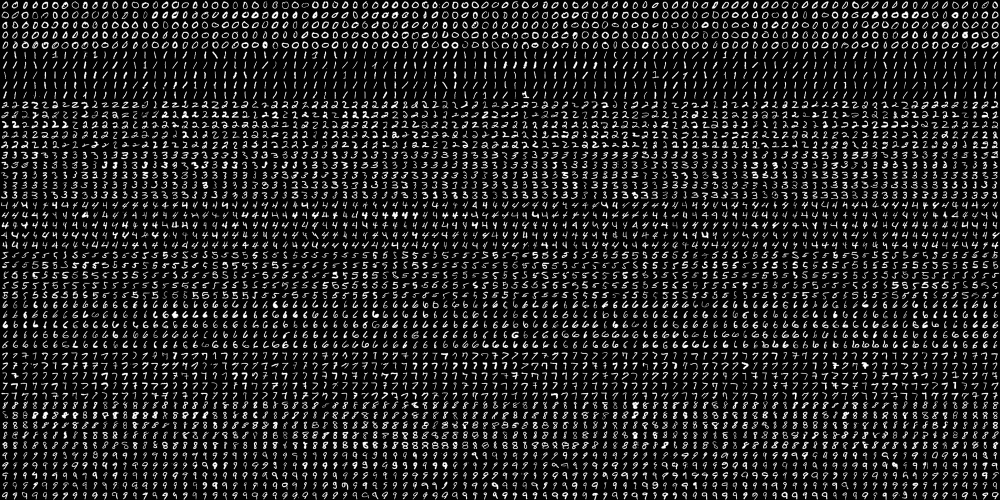
#> input picture OCR/digits.png, 2000 x 1000 px (shown at 1/2 size)
$ python digit_train.py   (Python 2 division)
#> lines starting #> are read from the running program, lines starting #| are printed output that depends on the picture
import numpy as np
import cv2
img=cv2.imread("digits.png")
#> img is the input picture: shape (1000, 2000, 3); min 0, max 255, mean 33.8
cv2.imshow("hey",img)
cv2.waitKey(10)
cv2.destroyAllWindows()
gray=cv2.cvtColor(img,cv2.COLOR_BGR2GRAY)
print np.shape(gray)
#| (1000, 2000)
train=[]
train_labels=[]
for i in range(0,1000,20):
    for j in range(0,2000,20):
        t1=gray[i:i+20,j:j+20]
        #cv2.imshow("hey",t1)
        #cv2.waitKey(0)
        #cv2.destroyAllWindows()
        train.append(t1.reshape(-1,400))
        train_labels.append(i%5)
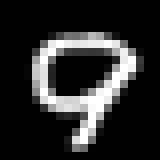
#> t1: shape (20, 20) (shown 8 times larger); min 0, max 255, mean 43.3
#> after the loop, train = 5000 items; train_labels = 5000 values from 0 to 0
knn=cv2.KNearest()
train=np.array(train)
train=train.astype(np.float32)
train_l=np.array(train_labels)
#> train_l = 5000 values from 0 to 0
train_l=train_l.astype(np.float32)
#> (the run stopped early here; a loop or call above may not have finished)
